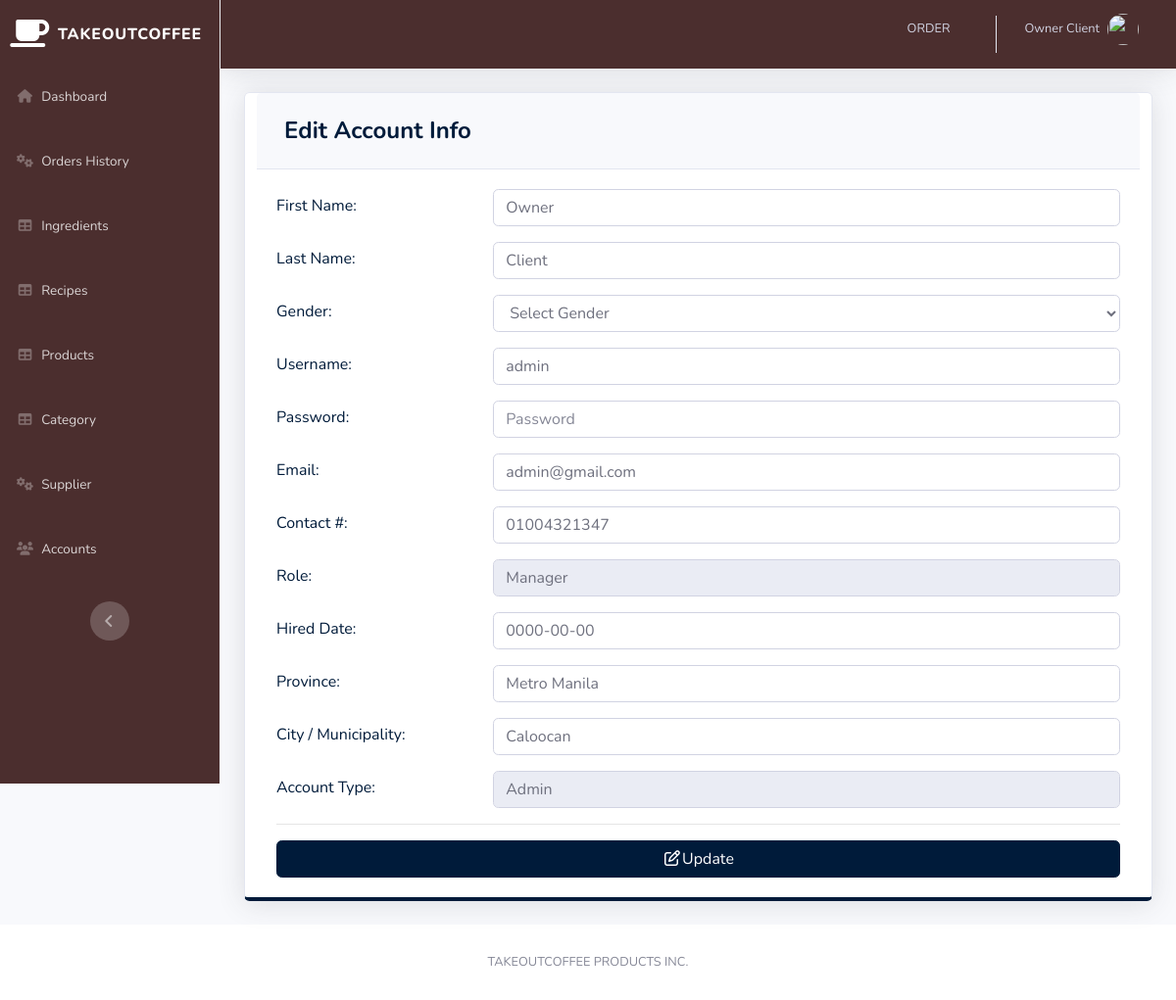
Page /pages/settings.php (signed in) on the committed database.
### tables this page shows
CREATE TABLE `users` (
  `ID` int(11) NOT NULL,
  `EMPLOYEE_ID` int(11) DEFAULT NULL,
  `USERNAME` varchar(50) DEFAULT NULL,
  `PASSWORD` varchar(50) DEFAULT NULL,
  `TYPE_ID` int(11) DEFAULT NULL
);

CREATE TABLE `employee` (
  `EMPLOYEE_ID` int(11) NOT NULL,
  `FIRST_NAME` varchar(50) DEFAULT NULL,
  `LAST_NAME` varchar(50) DEFAULT NULL,
  `GENDER` varchar(50) DEFAULT NULL,
  `EMAIL` varchar(100) DEFAULT NULL,
  `PHONE_NUMBER` varchar(11) DEFAULT NULL,
  `JOB_ID` int(11) DEFAULT NULL,
  `HIRED_DATE` varchar(50) NOT NULL,
  `LOCATION_ID` int(11) DEFAULT NULL
);

CREATE TABLE `job` (
  `JOB_ID` int(11) NOT NULL,
  `JOB_TITLE` varchar(50) DEFAULT NULL
);

CREATE TABLE `location` (
  `LOCATION_ID` int(11) NOT NULL,
  `PROVINCE` varchar(100) DEFAULT NULL,
  `CITY` varchar(100) DEFAULT NULL
);

CREATE TABLE `type` (
  `TYPE_ID` int(11) NOT NULL,
  `TYPE` varchar(50) DEFAULT NULL
);

### pages/settings.php (the view, shortened to what this page needs)
<?php
include'../includes/connection.php';
include'../includes/sidebar.php';
?>
<?php
        $query = "SELECT ID, e.FIRST_NAME, e.LAST_NAME, e.GENDER, USERNAME, PASSWORD, e.EMAIL, PHONE_NUMBER, j.JOB_TITLE, e.HIRED_DATE, t.TYPE, l.PROVINCE, l.CITY
                      FROM users u
                      join employee e on u.EMPLOYEE_ID = e.EMPLOYEE_ID
                      join job j on e.JOB_ID=j.JOB_ID
                      join location l on e.LOCATION_ID=l.LOCATION_ID
                      join type t on u.TYPE_ID=t.TYPE_ID
                      WHERE ID =".$_SESSION['MEMBER_ID'];
        $result = mysqli_query($db, $query) or die(mysqli_error($db));
          while($row = mysqli_fetch_array($result))
          {
                $a= $row['FIRST_NAME'];
                $b=$row['LAST_NAME'];
                $d=$row['USERNAME'];
                $f=$row['EMAIL'];
                $g=$row['PHONE_NUMBER'];
                $h=$row['JOB_TITLE'];
                $i=$row['HIRED_DATE'];
                $j=$row['PROVINCE'];
                $k=$row['CITY'];
                $l=$row['TYPE'];
          }
      ?>
        <div class="card shadow mb-4 col-xs-12 col-md-12 border-bottom-primary">
            <div class="card-header py-3">
              <h4 class="m-2 font-weight-bold text-primary">Edit Account Info</h4>
            </div>
            <div class="card-body">
            <form role="form" method="post" action="settings_edit.php">
              <div class="form-group row text-left text-primary">
                <div class="col-sm-3" style="padding-top: 5px;">
                 First Name:
                </div>
                <div class="col-sm-9">
                  <input class="form-control" placeholder="First Name" name="firstname" value="<?php echo $a; ?>" required>
                </div>
              </div>
              <div class="form-group row text-left text-primary">
                <div class="col-sm-3" style="padding-top: 5px;">
                 Last Name:
                </div>
                <div class="col-sm-9">
                  <input class="form-control" placeholder="Last Name" name="lastname" value="<?php echo $b; ?>" required>
                </div>
              </div>
              <div class="form-group row text-left text-primary">
                <div class="col-sm-3" style="padding-top: 5px;">
                 Gender:
                </div>
                <div class="col-sm-9">
                  <select class='form-control' name='gender' required>
                    <option value="" disabled selected hidden>Select Gender</option>
                  </select>
                </div>
              </div>
              <div class="form-group row text-left text-primary">
                <div class="col-sm-3" style="padding-top: 5px;">
                 Username:
                </div>
                <div class="col-sm-9">
                  <input class="form-control" placeholder="Username" name="username" value="<?php echo $d; ?>" required>
                </div>
              </div>
              <div class="form-group row text-left text-primary">
                <div class="col-sm-3" style="padding-top: 5px;">
                 Password:
                </div>
                <div class="col-sm-9">
                  <input type="password" class="form-control" placeholder="Password" name="password" value="" required>
                </div>
              </div>
              <div class="form-group row text-left text-primary">
                <div class="col-sm-3" style="padding-top: 5px;">
                 Email:
                </div>
                <div class="col-sm-9">
                  <input class="form-control" placeholder="Email" name="email" value="<?php echo $f; ?>" required>
                </div>
              </div>
              <div class="form-group row text-left text-primary">
                <div class="col-sm-3" style="padding-top: 5px;">
                 Contact #:
                </div>
                <div class="col-sm-9">
                   <input class="form-control" placeholder="Contact #" name="phone" value="<?php echo $g; ?>" required>
                </div>
              </div>
              <div class="form-group row text-left text-primary">
                <div class="col-sm-3" style="padding-top: 5px;">
                 Role:
                </div>
                <div class="col-sm-9">
                  <input class="form-control" placeholder="Role" name="role" value="<?php echo $h; ?>" readonly>
                </div>
              </div>
              <div class="form-group row text-left text-primary">
                <div class="col-sm-3" style="padding-top: 5px;">
                 Hired Date:
                </div>
                <div class="col-sm-9">
                  <input class="form-control" placeholder="Hired Date" name="hireddate" value="<?php echo $i; ?>" required>
                </div>
              </div>
              <div class="form-group row text-left text-primary">
                <div class="col-sm-3" style="padding-top: 5px;">
                 Province:
                </div>
                <div class="col-sm-9">
                  <input class="form-control" placeholder="Province" name="province" value="<?php echo $j; ?>" required>
                </div>
              </div>
              <div class="form-group row text-left text-primary">
                <div class="col-sm-3" style="padding-top: 5px;">
                 City / Municipality:
                </div>
                <div class="col-sm-9">
                  <input class="form-control" placeholder="City / Municipality" name="city" value="<?php echo $k; ?>" required>
                </div>
              </div>
              <div class="form-group row text-left text-primary">
                <div class="col-sm-3" style="padding-top: 5px;">
                  Account Type:
                </div>
                <div class="col-sm-9">
                  <input class="form-control" placeholder="Account Type" name="type" value="<?php echo $l; ?>" readonly>
                </div>
              </div>
              <hr>
                <button type="submit" class="btn btn-primary btn-block"><i class="fa fa-edit fa-fw"></i>Update</button>
              </form>
            </div>
          </div>
<?php
include'../includes/footer.php';
?>

### rows in the picture
users: firstname "Owner", lastname "Client", username "admin", email "admin@gmail.com", phone "01004321347", role "Manager", hireddate "0000-00-00", province "Metro Manila", city "Caloocan", type "Admin"

### other values in the picture
$_SESSION['FIRST_NAME'] "Owner"
$_SESSION['LAST_NAME'] "Client"
